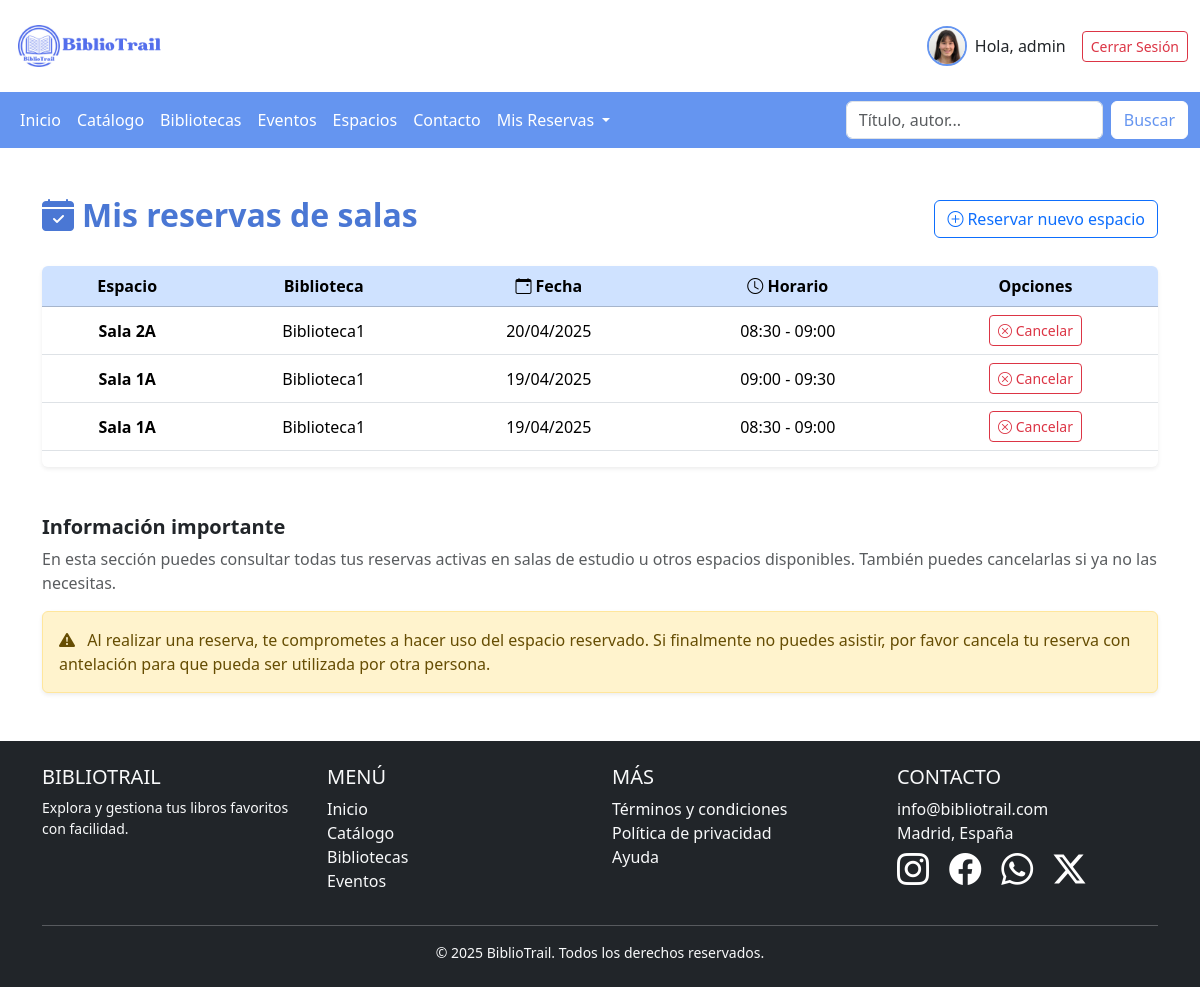
The app's page /reservas/mis-espacios/ (signed in) with its own data.
### autenticacion/models.py (models this page shows, shortened)
class PerfilUsuario(models.Model):
    user = models.OneToOneField(User, on_delete=models.CASCADE, related_name="perfil")
    nombre = models.CharField(max_length=200, blank=True, null=True)
    apellido = models.CharField(max_length=200, blank=True, null=True)
    email = models.EmailField(max_length=500, blank=True, null=True)
    username = models.CharField(max_length=200, blank=True, null=True)
    dni = models.CharField(max_length=9, unique=True, blank=True, null=True, help_text="Ingrese su DNI")
    sexo = models.CharField(max_length=6, choices=[('M', 'Hombre'), ('F', 'Mujer')], blank=True, null=True)
    direccion = models.TextField(max_length=250, blank=True, null=True, help_text="Ingrese la dirección de su domicilio")
    codigo_postal = models.CharField(max_length=5, blank=True, null=True)
    ciudad = models.CharField(max_length=40, blank=True, null=True)
    provincia = models.CharField(max_length=40, blank=True, null=True)
    avatar = models.ImageField(null=True,blank=True , default="avatar.svg")
    bio = models.TextField(null=True)
    created = models.DateTimeField(auto_now_add=True)
    class Meta:
        ordering = ['created']
        verbose_name = "Perfil de usuario"
        verbose_name_plural = "Perfiles de usuarios"

### reservas/models.py (models this page shows, shortened)
class ReservaEspacio(models.Model):
    usuario = models.ForeignKey(PerfilUsuario, on_delete=models.CASCADE)
    espacio_id_remoto = models.PositiveIntegerField()
    titulo_espacio = models.CharField(max_length=200)
    biblioteca_origen = models.CharField(max_length=100)
    fecha = models.DateField()
    hora_inicio = models.TimeField()
    hora_fin = models.TimeField()
    class Meta:
        unique_together = ('espacio_id_remoto', 'biblioteca_origen', 'fecha', 'hora_inicio', 'hora_fin')

### reservas/views.py (the view)
# urls.py: path("mis-espacios/", views.mis_espacios, name="mis_espacios"),
@login_required
def mis_espacios(request):
    reservas = ReservaEspacio.objects.filter(usuario=request.user.perfil).order_by("-fecha", "-hora_inicio")
    return render(request, "reservas/mis_espacios.html", {
        "reservas": reservas
    })

### reservas/templates/reservas/mis_espacios.html (shortened to what this page needs)
{% extends "BibliotrailApp/base.html" %}
{% block content %}
<div class="container my-5">
  <div class="d-flex justify-content-between align-items-center mb-4">
    <h2 class="fw-bold" style="color: #4a77d4;">
      <i class="bi bi-calendar-check-fill me-2"></i>Mis reservas de salas
    </h2>
    <a href="{% url 'calendario_espacios' %}" class="btn btn-outline-primary">
      <i class="bi bi-plus-circle me-1"></i>Reservar nuevo espacio
    </a>
  </div>
  {% if reservas %}
    <div class="table-responsive rounded shadow-sm mb-4">
      <table class="table table-hover align-middle text-center bg-white">
        <thead class="table-primary text-dark">
          <tr>
            <th scope="col"></i> Espacio</th>
            <th scope="col"></i> Biblioteca</th>
            <th scope="col"><i class="bi bi-calendar-event"></i> Fecha</th>
            <th scope="col"><i class="bi bi-clock"></i> Horario</th>
            <th scope="col"></i> Opciones</th>
          </tr>
        </thead>
        <tbody>
          {% for reserva in reservas %}
            <tr class="align-middle">
              <td class="fw-semibold">{{ reserva.titulo_espacio }}</td>
              <td>{{ reserva.biblioteca_origen|title }}</td>
              <td>{{ reserva.fecha|date:"d/m/Y" }}</td>
              <td>{{ reserva.hora_inicio|time:"H:i" }} - {{ reserva.hora_fin|time:"H:i" }}</td>
              <td>
                <a href="{% url 'cancelar_reserva_espacio' reserva.id %}" class="btn btn-sm btn-outline-danger">
                  <i class="bi bi-x-circle"></i> Cancelar
                </a>
              </td>
            </tr>
          {% endfor %}
        </tbody>
      </table>
    </div>
  {% else %}
    <div class="alert alert-info text-center mt-4 p-4 shadow-sm" role="alert">
      <i class="bi bi-info-circle-fill me-2"></i>Aún no has reservado ningún espacio. Puedes hacer tu primera reserva desde el botón superior derecho.
    </div>
  {% endif %}
  <div class="mt-5">
    <h5 class="fw-semibold">Información importante</h5>
    <p class="text-muted">
      En esta sección puedes consultar todas tus reservas activas en salas de estudio u otros espacios disponibles.
      También puedes cancelarlas si ya no las necesitas.
    </p>
    <div class="alert alert-warning shadow-sm" role="alert">
      <i class="bi bi-exclamation-triangle-fill me-2"></i>
      Al realizar una reserva, te comprometes a hacer uso del espacio reservado.
      Si finalmente no puedes asistir, por favor cancela tu reserva con antelación para que pueda ser utilizada por otra persona.
    </div>
  </div>
</div>
{% endblock %}

### BibliotrailApp/templates/BibliotrailApp/base.html (shortened to what this page needs)
<!DOCTYPE html>
<html lang="en">
<head>
    {% load static %}
    <link href="https://cdn.jsdelivr.net/npm/bootstrap@5.3.3/dist/css/bootstrap.min.css" rel="stylesheet">
    <link rel="stylesheet" href="https://cdn.jsdelivr.net/npm/bootstrap-icons@1.11.3/font/bootstrap-icons.min.css">
    <link href="{% static 'BibliotrailApp/css/style.css' %}" rel="stylesheet">
</head>
<body>
    <header class="container-fluid py-3">
        <div class="row align-items-center">
            <div class="col-6 col-md-3">
                <img src="{% static 'BibliotrailApp/images/BiblioTrail.png' %}" alt="Logo BiblioTrail" class="img-fluid" style="max-width: 150px;">
            </div>
            <div class="col-6 col-md-9 text-end">
                <div class="d-flex flex-column flex-sm-row align-items-center justify-content-end gap-3">
                    {% if user.is_authenticated %}
                        <a href="{% url 'perfil' %}" class="d-flex align-items-center text-decoration-none text-dark">
                            <img src="{{request.user.perfil.avatar.url}}" alt="Avatar"
                                class="rounded-circle img-fluid" style="width: 40px; height: 40px; object-fit: cover; border: 2px solid #6595f0;">
                            <span class="ms-2 d-none d-sm-inline">Hola, {{ user.username }}</span>
                        </a>
                        <a href="{% url 'cerrar_sesion' %}" class="btn btn-outline-danger btn-sm">Cerrar Sesión</a>
                    {% else %}
                        <a href="{% url 'register' %}" class="btn btn-danger btn-sm">Registrarse</a>
                        <a href="{% url 'iniciar_sesion' %}" class="btn btn-outline-danger btn-sm">Iniciar Sesión</a>
                    {% endif %}
                </div>
            </div>
        </div>
    </header>
    <nav class="navbar navbar-expand-lg navbar-custom">
        <div class="container-fluid" >
            <div class="collapse navbar-collapse" id="navbarSupportedContent">
                <ul class="navbar-nav me-auto mb-2 mb-lg-0">
                    <li class="nav-item">
                        <a class="nav-link {% if request.path == '/' %} active {% endif %}" aria-current="page" href="{% url 'Inicio' %}">Inicio</a>
                    </li>
                    <li class="nav-item ">
                        <a class="nav-link {% if request.path == '/catalogo/' %} active {% endif %}" href="{% url 'Catalogo' %}">Catálogo</a>
                    </li>
                    <li class="nav-item">
                        <a class="nav-link {% if request.path == '/bibliotecas/' %} active {% endif %}" href="{% url 'Bibliotecas' %}">Bibliotecas</a>
                    </li>
                    <li class="nav-item">
                        <a class="nav-link {% if request.path == '/eventos/' %} active {% endif %}" href="{% url 'Eventos' %}">Eventos</a>
                    </li>
                    <li class="nav-item">
                        <a class="nav-link {% if request.path == '/espacios/' %} active {% endif %}" href="{% url 'calendario_espacios' %}">Espacios</a>
                    </li>
                    <li class="nav-item">
                        <a class="nav-link {% if request.path == '/contacto/' %} active {% endif %}" href="{% url 'Contacto' %}">Contacto</a>
                    </li>
                    <li class="nav-item dropdown">
                        <a class="nav-link dropdown-toggle" href="{% url 'Reservas' %}" role="button" data-bs-toggle="dropdown" aria-expanded="false">
                            Mis Reservas
                        </a>
                    </li>
                </ul>
                <form class="d-flex" role="search" action="{% url 'buscar-libros' %}" method="get">
                    <input class="form-control me-2" name="q" type="search" placeholder="Título, autor..." value="{{ request.GET.q }}" aria-label="Buscar">
                    <button class="btn custom-search-btn" type="submit">Buscar</button>
                </form>
            </div>
        </div>
    </nav>
     {% block content %}
     {% endblock %}
    <footer class="bg-dark text-light py-4 mt-5">
        <div class="container">
            <div class="row text-center text-md-start">
                <div class="col-md-3 mb-4 mb-md-0">
                    <h5 class="text-uppercase">BiblioTrail</h5>
                    <p class="small">Explora y gestiona tus libros favoritos con facilidad.</p>
                </div>
                <div class="col-md-3 mb-4 mb-md-0">
                    <h5 class="text-uppercase">Menú</h5>
                    <ul class="list-unstyled">
                        <li><a href="{% if request.path == '/' %} # {% else %} {% url 'Inicio' %} {% endif %}" class="text-light text-decoration-none">Inicio</a></li>
                        <li><a href="{% url 'Catalogo' %}" class="text-light text-decoration-none">Catálogo</a></li>
                        <li><a href="{% url 'Bibliotecas' %}" class="text-light text-decoration-none">Bibliotecas</a></li>
                        <li><a href="{% url 'Eventos' %}" class="text-light text-decoration-none">Eventos</a></li>
                    </ul>
                </div>
                <div class="col-md-3 mb-4 mb-md-0">
                    <h5 class="text-uppercase">Más</h5>
                    <ul class="list-unstyled">
                        <li><a href="#" class="text-light text-decoration-none">Términos y condiciones</a></li>
                        <li><a href="#" class="text-light text-decoration-none">Política de privacidad</a></li>
                        <li><a href="#" class="text-light text-decoration-none">Ayuda</a></li>
                    </ul>
                </div>
                <div class="col-md-3">
                    <h5 class="text-uppercase">Contacto</h5>
                    <ul class="list-unstyled">
                        <li> info@bibliotrail.com</li>
                        <li> Madrid, España</li>
                        <a href="#" class="text-decoration-none text-white"><i class="bi bi-instagram fs-2 me-3"></i></a>
                        <a href="#" class="text-decoration-none text-white"><i class="bi bi-facebook fs-2 me-3"></i></a>
                        <a href="#" class="text-decoration-none text-white"><i class="bi bi-whatsapp fs-2 me-3"></i></a>
                        <a href="#" class="text-decoration-none text-white"><i class="bi bi-twitter-x fs-2 me-3"></i></a>
                    </ul>
                </div>
            </div>
            <hr class="bg-light">
            <div class="text-center">
                <p class="small mb-0">&copy; 2025 BiblioTrail. Todos los derechos reservados.</p>
            </div>
        </div>
    </footer>
</body>
</html>

### BibliotrailApp/static/BibliotrailApp/css/style.css (style rules this page uses)
.navbar-custom { background-color: #6595f0 !important; }
.navbar-custom .navbar-nav .nav-link { color: white !important; }
.custom-search-btn { color: #6595f0; background-color: white; border-color: white; }

### records on screen
ReservaEspacio: titulo_espacio "Sala 2A", biblioteca_origen "Biblioteca1", fecha "20/04/2025", hora_inicio "08:30", hora_fin "09:00"
ReservaEspacio: titulo_espacio "Sala 1A", biblioteca_origen "Biblioteca1", fecha "19/04/2025", hora_inicio "09:00", hora_fin "09:30"
ReservaEspacio: titulo_espacio "Sala 1A", biblioteca_origen "Biblioteca1", fecha "19/04/2025", hora_inicio "08:30", hora_fin "09:00"

### other values on screen
{{ user.username }} "admin"
